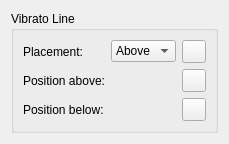
      <widget class="QWidget" name="PageVibrato">
       <layout class="QVBoxLayout" name="verticalLayout_481">
        <item>
         <widget class="QGroupBox" name="groupBox_vibratoLine">
          <property name="title">
           <string>Vibrato Line</string>
          </property>
          <layout class="QGridLayout" name="gridLayout_141">
           <item row="1" column="0">
            <widget class="QLabel" name="label_971">
             <property name="text">
              <string>Position above:</string>
             </property>
             <property name="buddy">
              <cstring>vibratoLinePosAbove</cstring>
             </property>
            </widget>
           </item>
           <item row="1" column="3">
            <spacer name="horizontalSpacer_101">
             <property name="orientation">
              <enum>Qt::Horizontal</enum>
             </property>
             <property name="sizeHint" stdset="0">
              <size>
               <width>0</width>
               <height>0</height>
              </size>
             </property>
            </spacer>
           </item>
           <item row="1" column="2">
            <widget class="QToolButton" name="resetVibratoLinePosAbove">
             <property name="toolTip">
              <string>Reset to default</string>
             </property>
             <property name="accessibleName">
              <string>Reset 'Position above' value</string>
             </property>
             <property name="text">
              <string notr="true"/>
             </property>
            </widget>
           </item>
           <item row="0" column="1">
            <widget class="QComboBox" name="vibratoLinePlacement">
             <item>
              <property name="text">
               <string notr="true">Above</string>
              </property>
             </item>
             <item>
              <property name="text">
               <string notr="true">Below</string>
              </property>
             </item>
            </widget>
           </item>
           <item row="0" column="0">
            <widget class="QLabel" name="label_1251">
             <property name="text">
              <string>Placement:</string>
             </property>
             <property name="buddy">
              <cstring>vibratoLinePlacement</cstring>
             </property>
            </widget>
           </item>
           <item row="0" column="2">
            <widget class="QToolButton" name="resetVibratoLinePlacement">
             <property name="toolTip">
              <string>Reset to default</string>
             </property>
             <property name="accessibleName">
              <string>Reset 'Placement' value</string>
             </property>
             <property name="text">
              <string notr="true"/>
             </property>
            </widget>
           </item>
           <item row="2" column="0">
            <widget class="QLabel" name="label_1401">
             <property name="text">
              <string>Position below:</string>
             </property>
             <property name="buddy">
              <cstring>vibratoLinePosBelow</cstring>
             </property>
            </widget>
           </item>
           <item row="2" column="2">
            <widget class="QToolButton" name="resetVibratoLinePosBelow">
             <property name="toolTip">
              <string>Reset to default</string>
             </property>
             <property name="accessibleName">
              <string>Reset 'Position below' value</string>
             </property>
             <property name="text">
              <string notr="true"/>
             </property>
            </widget>
           </item>
           <item row="1" column="1">
            <widget class="mu::notation::OffsetSelect" name="vibratoLinePosAbove" native="true"/>
           </item>
           <item row="2" column="1">
            <widget class="mu::notation::OffsetSelect" name="vibratoLinePosBelow" native="true"/>
           </item>
          </layout>
         </widget>
        </item>
        <item>
         <spacer name="verticalSpacer_181">
          <property name="orientation">
           <enum>Qt::Vertical</enum>
          </property>
          <property name="sizeHint" stdset="0">
           <size>
            <width>0</width>
            <height>0</height>
           </size>
          </property>
         </spacer>
        </item>
       </layout>
      </widget>
